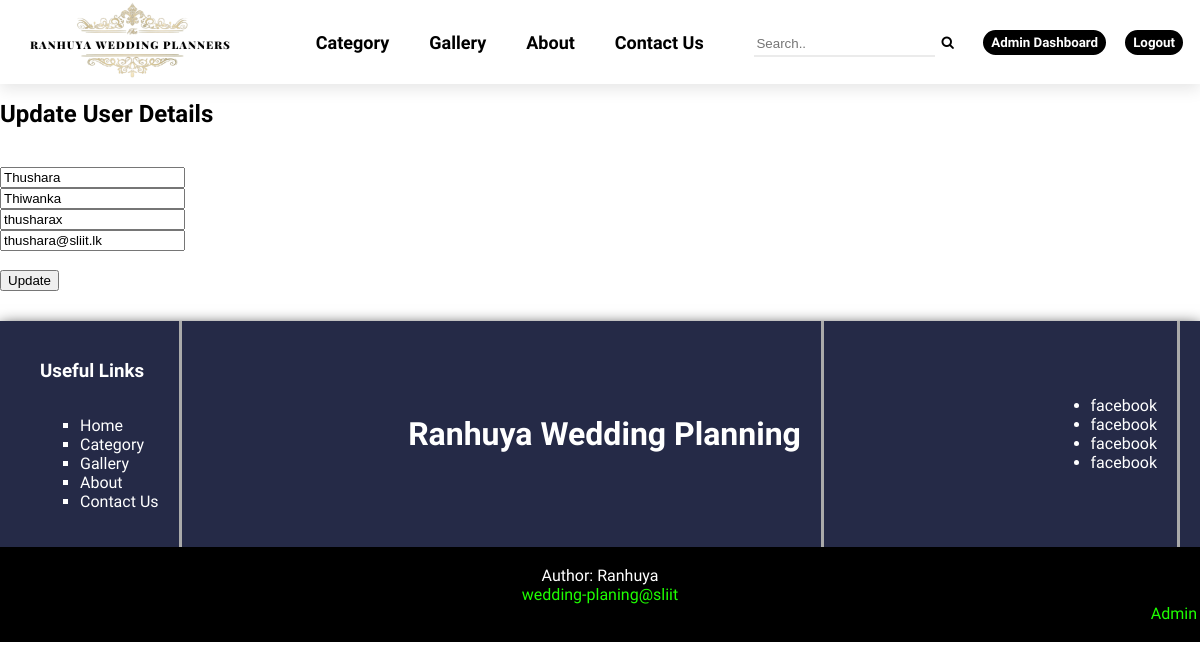
The page /updateUserDetails.php?id=1&role=customer (signed in) on the database its author committed.
### tables this page shows
CREATE TABLE Customer(
    customerID INT AUTO_INCREMENT PRIMARY KEY NOT NULL,
	c_fname varchar(30) NOT NULL,
	c_lname varchar(30) NOT NULL,
   	c_dob date,
	c_username varchar(30) NOT NULL,
	c_imgLoc varchar(300),
	role varchar(10) NOT NULL,
    c_password varchar(256) NOT NULL,
	c_email varchar(30) NOT NULL,
	c_partner varchar(30),
	weddingDate date
);

### src/functions.src.php (called while the page is built, shortened)
<?php
function getUserDetails($conn, $id, $role) {
    if ($role === 'customer') {
        $sql = mysqli_query($conn, "SELECT *
                                    FROM Customer
                                    WHERE customerID='" . $id . "'
                                     ");
    } else if ($role === 'vendor') {
        $sql = mysqli_query($conn, "SELECT *
                                    FROM Vendor
                                    WHERE vendorID='" . $id . "'
                                     ");
    } else if ($role === 'admin') {
        $sql = mysqli_query($conn, "SELECT *
                                    FROM Admin
                                    WHERE adminID='" . $id . "'
                                     ");
    }
    $row  = mysqli_fetch_array($sql);
    return $row;
}
?>

### updateUserDetails.php (the view, shortened to what this page needs)
<?php
    $title = 'Update'; include("header.php");
?>
<link rel="stylesheet" href="./assets/css/updateUserDetails.css">
<section>
    <h1 class="main-title">Update User Details</h1>
    <?php
        include_once("./src/dbh.php");
        include_once("./src/functions.src.php");
        $row = getUserDetails($conn, $_GET["id"], $_GET["role"]);
        if ($row["role"] === 'admin') {
            $id = $row["adminID"];
            $fname = $row["a_fname"];
            $lname = $row["a_lname"];
            $username = $row["a_username"];
            $email = $row["a_email"];
        }
        else if ($row["role"] === 'vendor') {
            $id = $row["vendorID"];
            $fname = $row["v_fname"];
            $lname = $row["v_lname"];
            $username = $row["v_username"];
            $email = $row["v_email"];
        }
        else if ($row["role"] === 'customer') {
            $id = $row["customerID"];
            $fname = $row["c_fname"];
            $lname = $row["c_lname"];
            $username = $row["c_username"];
            $email = $row["c_email"];
        }
        echo '<form class"update_form" action="./src/admin/updateUser.src.php" method="post">
                <input hidden value="' . $id .'" required type="text" name="id"><br>
                <input value="' . $fname .'" required placeholder="First Name..." type="text" name="fname"><br>
                <input value="' . $lname .'" required placeholder="Last Name..." type="text" name="lname"><br>
                <input value="' . $username .'" required placeholder="Username..." type="text" name="username"><br>
                <input value="' . $email .'" required placeholder="Email..." type="email" name="email"><br>
                <input hidden value="' . $row["role"] .'" type="text" name="role"><br>
                <button type="submit" name="update">Update</button>
            </form>';
    ?>
</section>
<?php include("footer.php"); ?>

### assets/css/main.css (style rules this page uses)
html, body { margin: 0; padding: 0; font-family: 'Ubuntu', sans-serif; }

### assets/css/header.css (style rules this page uses)
body { background-color: #FFF; }

### rows shown on the page
customer: fname "Thushara", lname "Thiwanka", username "thusharax", email "thushara@sliit.lk"
